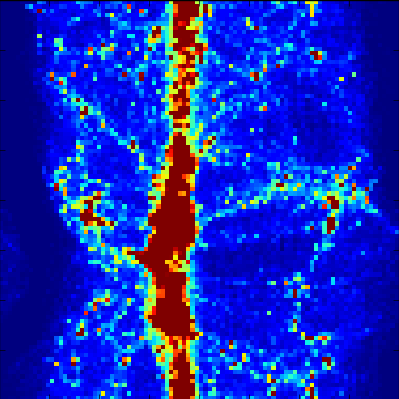
#> input picture wakedensity.png, 399 x 399 px
$ python radon_test.py   (older library calls are emulated)
#> lines starting #> are read from the running program, lines starting #| are printed output that depends on the picture
from __future__ import print_function, division

import numpy as np
import matplotlib.pyplot as plt

from skimage.io import imread
from skimage import data_dir
from skimage.transform import radon, rescale

image = imread("wakedensity.png", as_grey=True)
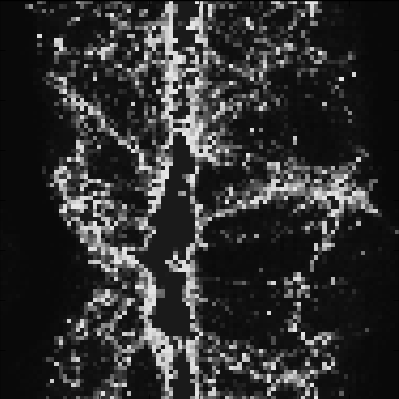
#> image: shape (399, 399) float64; min 0, max 0.913, mean 0.187
image = rescale(image, scale=0.4, mode='reflect')
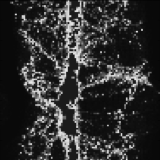
#> image: shape (160, 160) float64; min 0.0203, max 0.906, mean 0.187

fig, (ax1, ax2) = plt.subplots(1, 2, figsize=(8, 4.5))

ax1.set_title("Original")
ax1.imshow(image, cmap=plt.cm.Greys_r)

theta = np.linspace(0., 180., max(image.shape), endpoint=False)
#> theta = 160 values from 0 to 178.9
sinogram = radon(image, theta=theta)
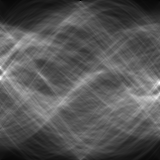
#> sinogram: shape (160, 160) float64; min 0, max 83.95, mean 28.5; drawn with min black and max white
ax2.set_title("Radon transform\n(Sinogram)")
ax2.set_xlabel("Projection angle (deg)")
ax2.set_ylabel("Projection position (pixels)")
ax2.imshow(sinogram, cmap=plt.cm.Greys_r,
           extent=(0, 180, 0, sinogram.shape[0]), aspect='auto')

fig.tight_layout()
#> (the run stopped early here; a loop or call above may not have finished)
